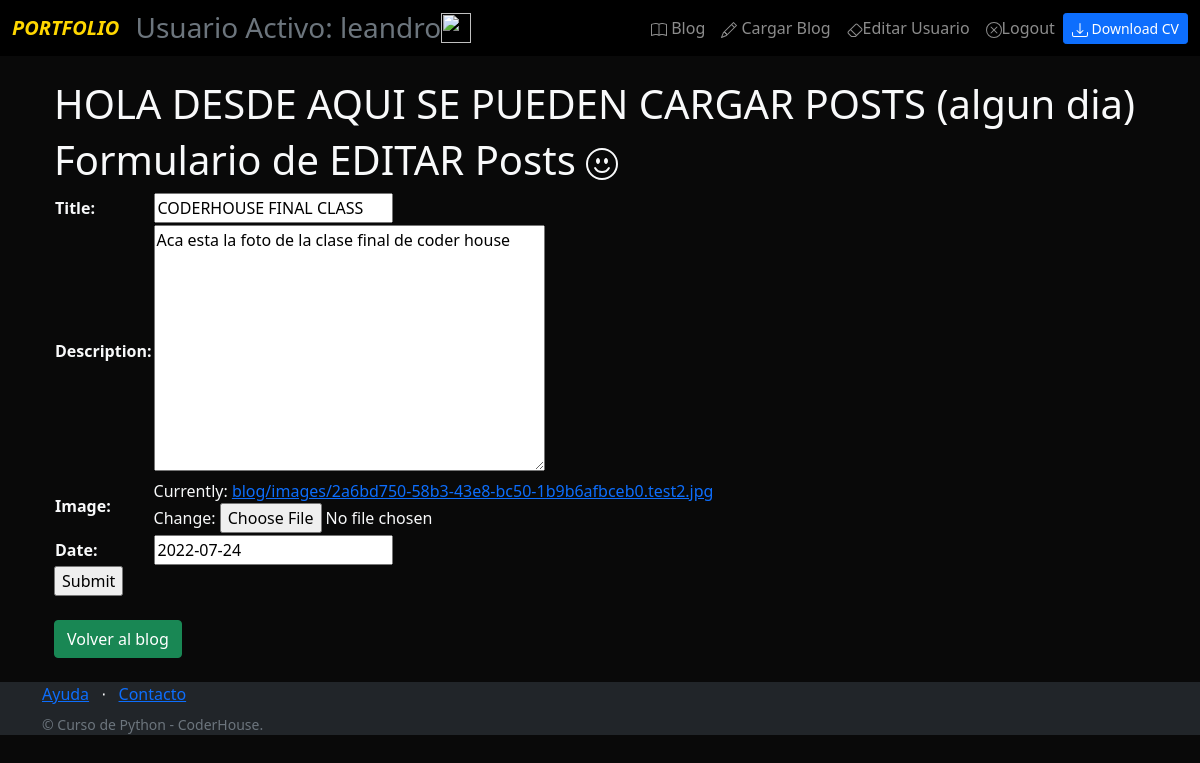
Page /blog/editarpost/2 (signed in) on the committed database.
### blog/models.py (models this page shows, shortened)
class Post(models.Model):
    title = models.CharField(max_length=100)
    description = models.TextField(max_length=200)
    image = models.ImageField(upload_to="blog/images")
    date = models.DateField(default=datetime.date.today)

### blog/views.py (the view)
# urls.py: path('editarpost/<int:post_id>', views.editar_blog , name='editarpost'),
@login_required
def editar_blog(request, post_id):
    post=Post.objects.get(id=post_id)
    if request.method=='POST':
        mi_formulario=Project_Form(request.POST, request.FILES, instance=post)
        mi_formulario.save()
        return redirect('/blog/')
    else:
        mi_formulario=Project_Form(instance=post)
    context={'mi_formulario':mi_formulario}
    return render(request, 'editarpost.html', context)

### blog/forms.py
class Project_Form(forms.ModelForm):
    class Meta:
        model= Post
        fields='__all__'

### blog/templates/editarpost.html (shortened to what this page needs)
{% extends 'layout.html' %}
{% load static%}
{% block content %}
<h1>HOLA DESDE AQUI SE PUEDEN CARGAR POSTS (algun dia)</h1>
<body>
<form method="POST"  enctype="multipart/form-data">
<table>
    <tr>
    <h1>Formulario de EDITAR  Posts </h1>
        {{mi_formulario.as_table}}
    </tr>
</table>
<input type="submit" value="Submit">
</body>
<br>
<a href="{% url 'blog:posts' %}" class="btn btn-success"> Volver al blog</a>
{% endblock %}

### portfolio/templates/partials/navbar.html (shortened to what this page needs)
{% load static %}
<nav class="navbar navbar-expand-lg navbar-dark bg-black">
  <div class="container-fluid">
    <a class="navbar-brand fw-bold fst-italic" href="/" style="color:Gold;">PORTFOLIO</a>
    {% if request.user.is_authenticated %}
    <h3 class="text-muted mb-4 mb-lg-0">Usuario Activo: {{user.username}} </h3>
    <img src="{{url}}" style="height: 30px; width: 30px;" >
    {% endif %}
    <div class="collapse navbar-collapse" id="navbarNav">
      <ul class="navbar-nav ms-auto mb-2 mb-lg-0">
        <li class="nav-item">
          <a class="nav-link" href="{% url 'blog:posts' %}">  Blog</a>
        </li>
        <li class="nav-item dropdown">
          <a class="nav-link" href="{% url 'blog:carga_blog' %}">  Cargar Blog</a>
        </li>
      <li class="nav-item">
        {% if request.user.is_authenticated %}
        <a class="nav-link" href="{% url 'blog:perfiledit' %}"> Editar Usuario</a>
        {% endif %}
      </li>
      <li class="nav-item">
        {% if request.user.is_authenticated %}
        <a class="nav-link" href="{% url 'blog:logout' %}"> Logout</a>
        {% endif %}
      </li>
        <li class="nav-item d-flex align-items-center">
          <a class="btn btn-primary btn-sm" href="{% static 'portfolio/cvleandro.pdf' %}" target="_blank">  Download CV</a>
        </li>
      </ul>
    </div>
  </div>
</nav>

### portfolio/static/main.css (style rules this page uses)
body { background: #090909; }
.bg-black { background: #000; }

### rows in the picture
Post: title "CODERHOUSE FINAL CLASS", description "Aca esta la foto de la clase final de coder house", date "2022-07-24"

### other values in the picture
{{ user.username }} "leandro"
